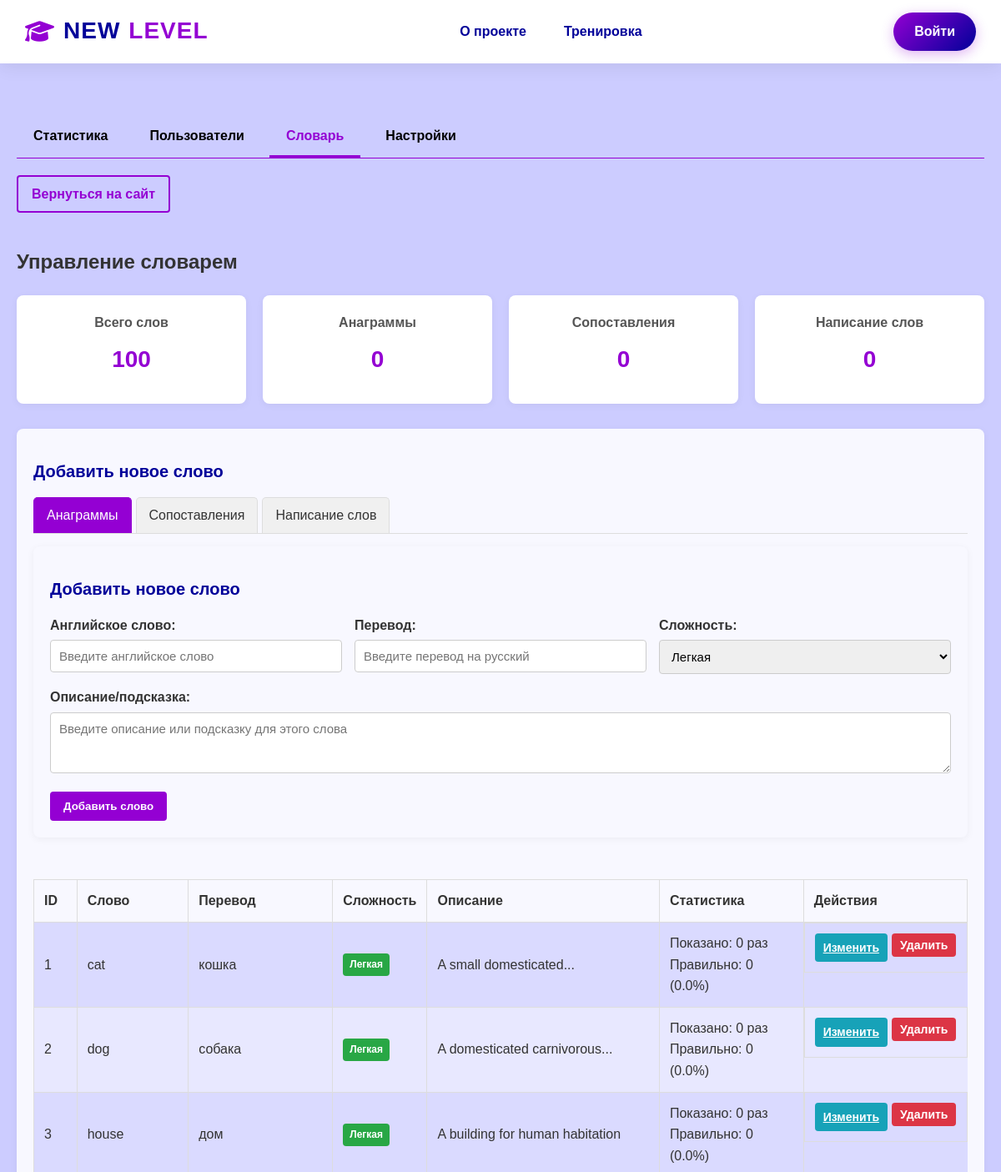
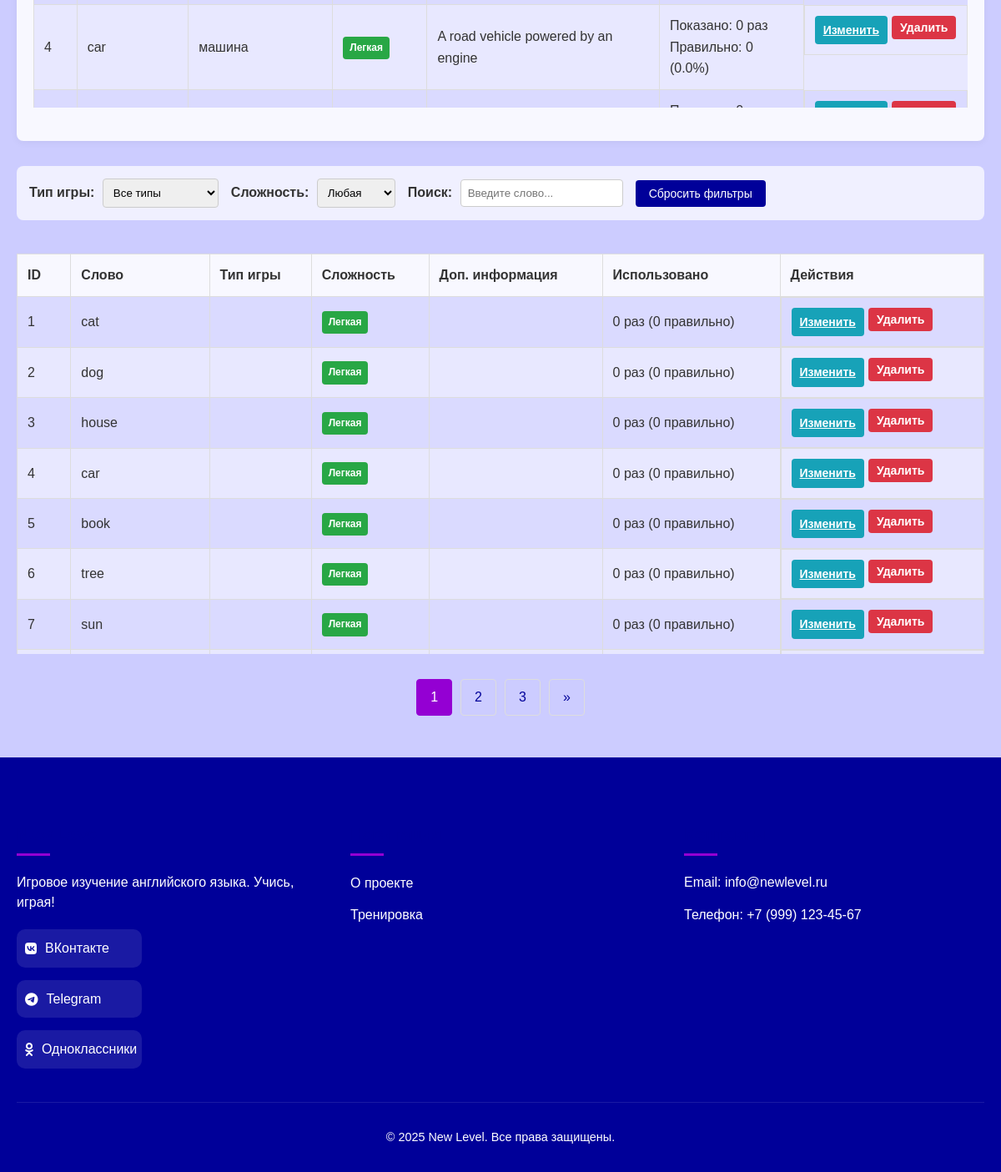
The page /admin/dictionary (signed in) on the database its author committed (2 pictures, top to bottom).
### app/models.py (models this page shows)
class Base(DeclarativeBase):
    pass

class Word(Base):
    __tablename__ = "words"
    id: Mapped[int] = mapped_column(Integer, primary_key=True)
    text: Mapped[str] = mapped_column(String(100), nullable=False)
    translation: Mapped[str] = mapped_column(
        String(100), nullable=False
    )  # Обязательный перевод для всех слов
    description: Mapped[str] = mapped_column(
        String(255), nullable=False
    )  # Обязательное описание для всех слов
    difficulty: Mapped[str] = mapped_column(
        String(20), default="easy"
    )  # "easy", "medium", "hard"
    times_shown: Mapped[int] = mapped_column(Integer, default=0)
    times_correct: Mapped[int] = mapped_column(Integer, default=0)
    correct_ratio: Mapped[float] = mapped_column(Float, default=0.0)  # Для аналитики
    created_at: Mapped[datetime] = mapped_column(DateTime, default=datetime.utcnow)
    last_used_at: Mapped[Optional[datetime]] = mapped_column(DateTime, nullable=True)
    __table_args__ = (
        Index("ix_words_difficulty", "difficulty"),
        Index("ix_words_times_shown", "times_shown"),
        Index("ix_words_created_at", "created_at"),
    )

### app/routes/admin.py (the view)
@router.get("/admin/dictionary", response_class=HTMLResponse)
def admin_dictionary(
    request: Request,
    current_admin: User = Depends(get_admin_user),
    db: Session = Depends(get_db),
):
    try:
        logger.info(
            admin_log_format,
            f"Администратор {current_admin.email} просматривает словарь",
        )
        words = db.query(Word).all()
        return templates.TemplateResponse(
            "admin/dictionary.html",
            {
                "request": request,
                "admin_user": current_admin,
                "words": words,
                "active_tab": "dictionary",
            },
        )
    except Exception as e:
        return render_error_page(
            request=request, error_message="Ошибка при загрузке словаря", exception=e
        )

### app/templates/admin/dictionary.html (shortened to what this page needs)
{% extends "layout.html" %}
{% block content %}
<div class="admin-container">
  <div class="admin-nav">
    <a href="/admin" {% if active_tab == 'stats' %}class="active"{% endif %}>Статистика</a>
    <a href="/admin/users" {% if active_tab == 'users' %}class="active"{% endif %}>Пользователи</a>
    <a href="/admin/dictionary" {% if active_tab == 'dictionary' %}class="active"{% endif %}>Словарь</a>
    <a href="/admin/settings" {% if active_tab == 'settings' %}class="active"{% endif %}>Настройки</a>
  </div>
  <a href="/" class="back-button">Вернуться на сайт</a>
  <h2>Управление словарем</h2>
  <div class="stats-row">
    <div class="stat-card">
      <h4>Всего слов</h4>
      <div class="value">{{ words|length }}</div>
    </div>
    <div class="stat-card">
      <h4>Анаграммы</h4>
      <div class="value">{{ words|selectattr('game_type', 'equalto', 'scramble')|list|length }}</div>
    </div>
    <div class="stat-card">
      <h4>Сопоставления</h4>
      <div class="value">{{ words|selectattr('game_type', 'equalto', 'matching')|list|length }}</div>
    </div>
    <div class="stat-card">
      <h4>Написание слов</h4>
      <div class="value">{{ words|selectattr('game_type', 'equalto', 'typing')|list|length }}</div>
    </div>
  </div>
  <div class="admin-form">
    <h3>Добавить новое слово</h3>
    <div class="form-tabs">
      <div class="form-tab active" data-form-type="scramble">Анаграммы</div>
      <div class="form-tab" data-form-type="matching">Сопоставления</div>
      <div class="form-tab" data-form-type="typing">Написание слов</div>
    </div>
<div class="admin-form">
  <h3>Добавить новое слово</h3>
  <form id="word-form" method="post" action="/admin/words/create">
    <div class="form-row">
      <div class="form-group">
        <label for="text">Английское слово:</label>
        <input type="text" id="text" name="text" class="form-control" required placeholder="Введите английское слово">
      </div>
      <div class="form-group">
        <label for="translation">Перевод:</label>
        <input type="text" id="translation" name="translation" class="form-control" required placeholder="Введите перевод на русский">
      </div>
      <div class="form-group">
        <label for="difficulty">Сложность:</label>
        <select id="difficulty" name="difficulty" class="form-control">
          <option value="easy">Легкая</option>
        </select>
      </div>
    </div>
    <div class="form-group">
      <label for="description">Описание/подсказка:</label>
      <textarea id="description" name="description" class="form-control" required rows="3" placeholder="Введите описание или подсказку для этого слова"></textarea>
    </div>
    <button type="submit" class="btn-primary">Добавить слово</button>
  </form>
</div>
<div class="table-container">
  <table class="admin-table" id="words-table">
    <thead>
      <tr>
        <th>ID</th>
        <th>Слово</th>
        <th>Перевод</th>
        <th>Сложность</th>
        <th>Описание</th>
        <th>Статистика</th>
        <th>Действия</th>
      </tr>
    </thead>
    <tbody>
      {% for word in words %}
      <tr data-difficulty="{{ word.difficulty }}" data-word="{{ word.text }}">
        <td>{{ word.id }}</td>
        <td>{{ word.text }}</td>
        <td>{{ word.translation }}</td>
        <td>
          {% if word.difficulty == 'easy' %}
          <span class="badge badge-easy">Легкая</span>
          {% elif word.difficulty == 'medium' %}
          <span class="badge badge-medium">Средняя</span>
          {% elif word.difficulty == 'hard' %}
          <span class="badge badge-hard">Сложная</span>
          {% endif %}
        </td>
        <td>{{ word.description|truncate(30) }}</td>
        <td>Показано: {{ word.times_shown }} раз<br>Правильно: {{ word.times_correct }} ({{ "%.1f"|format(word.correct_ratio*100) }}%)</td>
        <td class="action-buttons">
          <a href="/admin/words/{{ word.id }}/edit" class="btn-primary btn-sm btn-info">Изменить</a>
          <form method="post" action="/admin/words/{{ word.id }}/delete" style="display: inline;">
            <button type="submit" class="btn-primary btn-sm btn-danger" onclick="return confirm('Вы уверены, что хотите удалить это слово?')">Удалить</button>
          </form>
        </td>
      </tr>
      {% endfor %}
    </tbody>
  </table>
</div>
  </div>
  <div class="filter-bar">
    <div>
      <label for="filter-game-type">Тип игры:</label>
      <select id="filter-game-type" class="filter-select">
        <option value="">Все типы</option>
      </select>
    </div>
    <div>
      <label for="filter-difficulty">Сложность:</label>
      <select id="filter-difficulty" class="filter-select">
        <option value="">Любая</option>
      </select>
    </div>
    <div>
      <label for="search-word">Поиск:</label>
      <input type="text" id="search-word" placeholder="Введите слово..." class="filter-input">
    </div>
    <button id="reset-filters" class="btn-sm">Сбросить фильтры</button>
  </div>
  <div class="table-container">
    <table class="admin-table" id="words-table">
      <thead>
        <tr>
          <th>ID</th>
          <th>Слово</th>
          <th>Тип игры</th>
          <th>Сложность</th>
          <th>Доп. информация</th>
          <th>Использовано</th>
          <th>Действия</th>
        </tr>
      </thead>
      <tbody>
        {% for word in words %}
        <tr data-game-type="{{ word.game_type }}" data-difficulty="{{ word.difficulty }}" data-word="{{ word.text }}">
          <td>{{ word.id }}</td>
          <td>{{ word.text }}</td>
          <td>
          </td>
          <td>
            {% if word.difficulty == 'easy' %}
            <span class="badge badge-easy">Легкая</span>
            {% elif word.difficulty == 'medium' %}
            <span class="badge badge-medium">Средняя</span>
            {% elif word.difficulty == 'hard' %}
            <span class="badge badge-hard">Сложная</span>
            {% endif %}
          </td>
          <td>
          </td>
          <td>{{ word.times_shown }} раз ({{ word.times_correct }} правильно)</td>
          <td class="action-buttons">
            <a href="/admin/words/{{ word.id }}/edit" class="btn-primary btn-sm btn-info">Изменить</a>
            <form method="post" action="/admin/words/{{ word.id }}/delete" style="display: inline;">
              <button type="submit" class="btn-primary btn-sm btn-danger" onclick="return confirm('Вы уверены, что хотите удалить это слово?')">Удалить</button>
            </form>
          </td>
        </tr>
        {% endfor %}
      </tbody>
    </table>
  </div>
  {% if words|length > 50 %}
  <div class="pagination">
    <a href="#" class="active">1</a>
    <a href="#">2</a>
    <a href="#">3</a>
    <a href="#">&raquo;</a>
  </div>
  {% endif %}
</div>
{% endblock %}

### app/templates/layout.html (shortened to what this page needs)
<!DOCTYPE html>
<html lang="ru">
  <head>
    <link
      rel="stylesheet"
      href="https://cdnjs.cloudflare.com/ajax/libs/font-awesome/6.4.2/css/all.min.css"
    />
  </head>
  <body>
    <header class="header">
      <div class="header-container">
        <a href="/" class="logo">
          <i class="fas fa-graduation-cap"></i>
          New
          <span>Level</span>
        </a>
        <nav class="nav">
          <a href="/about" class="nav-link">О проекте</a>
          <a href="/game" class="nav-link">Тренировка</a>
        </nav>
        {% if authenticated %}
        <a href="/profile" class="profile-link">Профиль</a>
        {% else %}
        <a href="/login" class="btn">Войти</a>
        {% endif %}
      </div>
    </header>
    <main>{% block content %}{% endblock %}</main>
    <footer class="footer">
      <div class="footer-content">
        <div class="footer-section">
          <h3>New Level</h3>
          <p>Игровое изучение английского языка. Учись, играя!</p>
          <div class="social-links">
            <a href="#" aria-label="ВКонтакте">
              <i class="fab fa-vk"></i>
              <span class="social-text">ВКонтакте</span>
            </a>
            <a href="#" aria-label="Telegram">
              <i class="fab fa-telegram-plane"></i>
              <span class="social-text">Telegram</span>
            </a>
            <a href="#" aria-label="Одноклассники">
              <i class="fab fa-odnoklassniki"></i>
              <span class="social-text">Одноклассники</span>
            </a>
          </div>
        </div>
        <div class="footer-section">
          <h3>Навигация</h3>
          <ul>
            <li><a href="/about">О проекте</a></li>
            <li><a href="/training">Тренировка</a></li>
          </ul>
        </div>
        <div class="footer-section">
          <h3>Контакты</h3>
          <p>
            <a href="mailto:info@newlevel.ru" class="contact-link">
            </a>
          </p>
          <p>
            <a href="tel:+79991234567" class="contact-link">
            </a>
          </p>
        </div>
      </div>
      <div class="footer-bottom">
        <p>© 2025 New Level. Все права защищены.</p>
      </div>
    </footer>
  </body>
</html>

### app/templates/layout.html (style rules this page uses)
:root { --primary: #9400d3; --secondary: #000099; --bg-light: #ccccff; --light: #ffffff; --dark: #333333; --accent: #ff6b6b; --gradient: linear-gradient(135deg, var(--primary), var(--secondary)); --button-gradient: linear-gradient( 135deg, #b000ff, #4d4dff ); }
body { background-color: var(--bg-light); line-height: 1.6; color: var(--dark); overflow-x: hidden; }
.header { background: var(--light); padding: 15px 30px; box-shadow: 0 4px 20px rgba(0, 0, 0, 0.08); position: fixed; width: 100%; top: 0; z-index: 1000; transition: all 0.3s ease; }
.header-container { display: flex; justify-content: space-between; align-items: center; max-width: 1400px; margin: 0 auto; }
.logo { color: var(--secondary); font-size: 28px; font-weight: 800; text-transform: uppercase; letter-spacing: 1px; text-decoration: none; display: flex; align-items: center; gap: 10px; }
.logo i { color: var(--primary); }
.logo span { color: var(--primary); }
.nav { display: flex; gap: 15px; align-items: center; }
.nav-link { color: var(--secondary); text-decoration: none; font-weight: 600; padding: 8px 15px; border-radius: 30px; transition: all 0.3s; position: relative; }
.nav-link::after { content: ""; position: absolute; width: 0; height: 2px; bottom: 0; left: 50%; background-color: var(--primary); transition: all 0.3s; transform: translateX(-50%); }
.btn { display: inline-block; padding: 10px 25px; background: var(--gradient); color: var(--light); border: none; border-radius: 30px; font-size: 16px; font-weight: 600; cursor: pointer; transition: all 0.3s; text-decoration: none; box-shadow: 0 4px 15px rgba(148, 0, 211, 0.3); display: inline-flex; align-items: center; gap: 8px; }
.footer { background: var(--secondary); color: var(--light); padding: 60px 20px 30px; }
.footer-content { display: flex; justify-content: space-between; flex-wrap: wrap; gap: 40px; max-width: 1200px; margin: 0 auto; }
.footer-section { flex: 1; min-width: 200px; }
.footer-section h3 { margin-bottom: 20px; font-size: 1.3em; position: relative; padding-bottom: 10px; }
.footer-section h3::after { content: ""; position: absolute; width: 40px; height: 3px; background: var(--primary); bottom: 0; left: 0; }
.footer-section p { margin-bottom: 15px; opacity: 1; line-height: 1.5; }
.footer-section ul { list-style: none; }
.footer-section ul li { margin-bottom: 12px; }
.footer-section ul li a { color: var(--light); text-decoration: none; transition: all 0.3s; display: inline-block; opacity: 1; }
.social-links { display: flex; flex-direction: column; gap: 15px; margin-top: 20px; }
.social-links a { display: flex; align-items: center; gap: 10px; background: rgba(255, 255, 255, 0.1); color: var(--light); border-radius: 10px; padding: 10px; transition: all 0.3s; text-decoration: none; width: 150px; }
.social-links .social-text { font-size: 1em; }
.footer-section .contact-link { color: var(--light); text-decoration: none; }
.footer-bottom { text-align: center; padding-top: 30px; margin-top: 40px; border-top: 1px solid rgba(255, 255, 255, 0.1); font-size: 0.9em; }
* { margin: 0; padding: 0; box-sizing: border-box; font-family: "Nunito", sans-serif; }

### rows shown on the page
Word: id "1", text "cat", translation "кошка", difficulty "Легкая", description "A small domesticated...", times_shown "0", times_correct "0", word.correct_ratio*100 "0.0"
Word: id "2", text "dog", translation "собака", difficulty "Легкая", description "A domesticated carnivorous...", times_shown "0", times_correct "0", word.correct_ratio*100 "0.0"
Word: id "3", text "house", translation "дом", difficulty "Легкая", description "A building for human habitation", times_shown "0", times_correct "0", word.correct_ratio*100 "0.0"
Word: id "4", text "car", translation "машина", difficulty "Легкая", description "A road vehicle powered by an engine", times_shown "0", times_correct "0", word.correct_ratio*100 "0.0"
Word: id "5", text "book", difficulty "Легкая", times_shown "0", times_correct "0"
Word: id "6", text "tree", difficulty "Легкая", times_shown "0", times_correct "0"
Word: id "7", text "sun", difficulty "Легкая", times_shown "0", times_correct "0"

### other values the page prints
{{ words|length }} "100"
{{ words|selectattr('game_type', 'equalto', 'scramble')|list|length }} "0"
{{ words|selectattr('game_type', 'equalto', 'matching')|list|length }} "0"
{{ words|selectattr('game_type', 'equalto', 'typing')|list|length }} "0"
